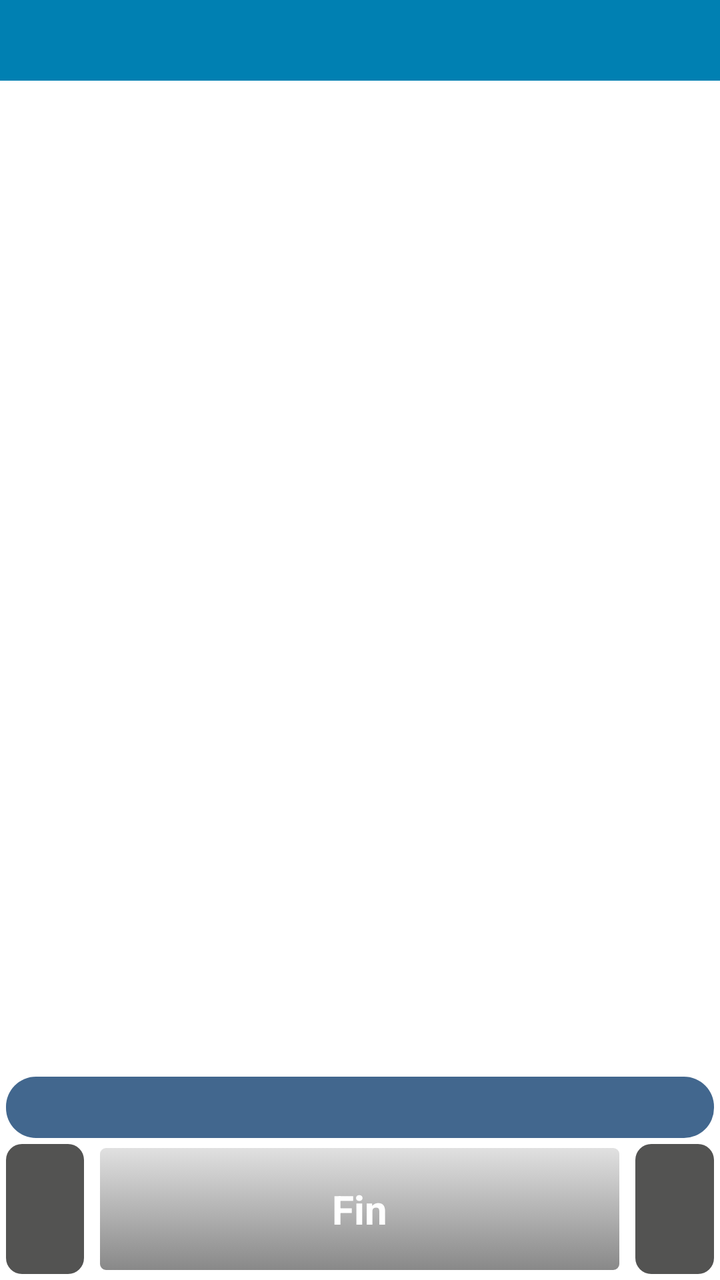
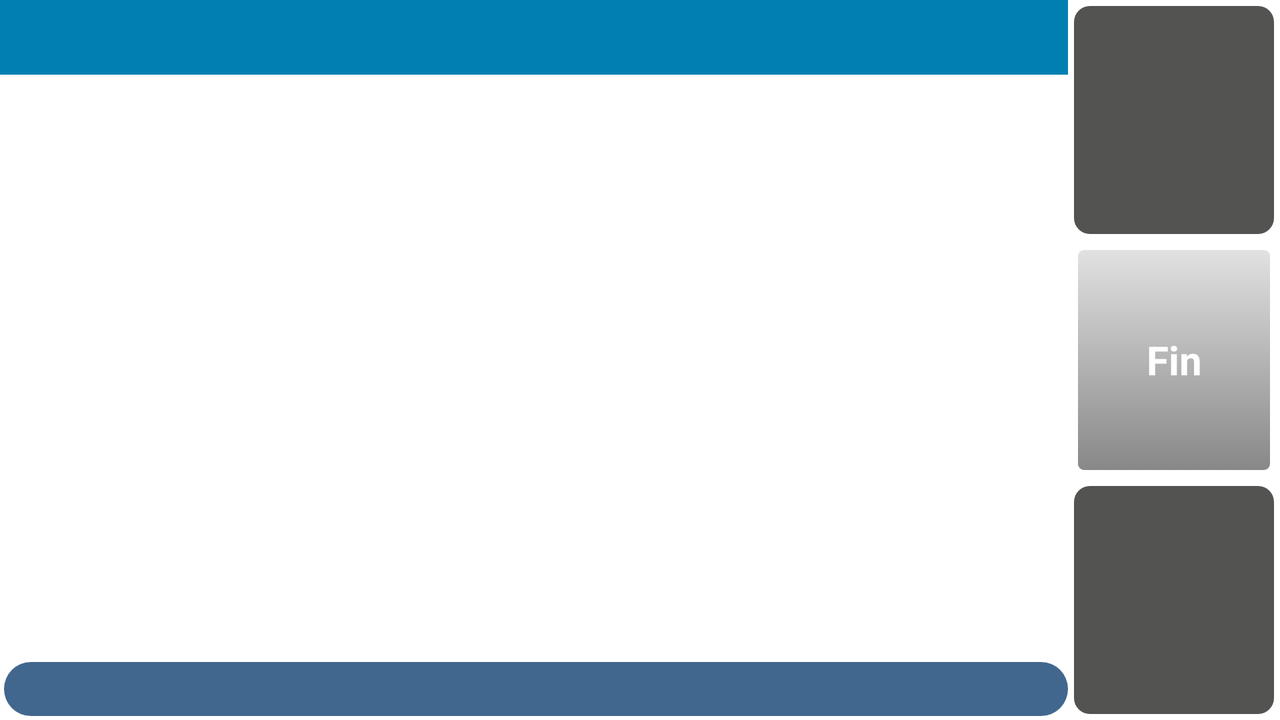

The same Android screen from two of the app's own layout files: first res/layout/ as a phone draws it, then the repository's variant for another configuration, drawn on a device whose configuration selects that folder. Both files follow.
<!-- AndroidManifest.xml: application theme AppTheme -->
<!-- res/layout/ruta.xml -->
<RelativeLayout xmlns:android="http://schemas.android.com/apk/res/android"
    android:layout_width="fill_parent"
    android:layout_height="fill_parent"
    android:background="@color/blanco" >

    <TextView
        android:id="@+id/textView2"
        android:layout_width="wrap_content"
        android:layout_height="wrap_content"
        android:layout_alignParentLeft="true"
        android:layout_alignParentRight="true"
        android:background="@color/azul_tit_origdest"
        android:gravity="center_horizontal|center_vertical"
        android:textSize="@dimen/textoestasaqui"
        android:textColor="@color/blanco"
        android:textStyle="bold" />

    <TextView
        android:id="@+id/textView5"
        android:layout_width="wrap_content"
        android:layout_height="wrap_content"
        android:layout_above="@+id/textView7"
        android:layout_alignParentLeft="true"
        android:layout_alignParentRight="true"
        android:layout_below="@+id/textView2"
        android:layout_marginLeft="7dp"
        android:layout_marginRight="7dp"
		android:scrollbars = "vertical"
        android:background="@color/blanco"
        android:gravity="center_horizontal|center_vertical"
        android:text=""
        android:textSize="@dimen/textoruta"
        android:textStyle="bold" />

    <LinearLayout
        android:id="@+id/linearLayout1"
        android:layout_width="wrap_content"
        android:layout_height="wrap_content"
        android:layout_alignParentBottom="true"
        android:layout_alignParentLeft="true"
        android:layout_alignParentRight="true"
        android:gravity="center_horizontal|center_vertical" >

        <Button
            android:id="@+id/button3"
            android:layout_width="wrap_content"
            android:layout_height="@dimen/alturaboton"
            android:layout_marginBottom="3dp"
            android:layout_marginLeft="3dp"
            android:layout_marginRight="3dp"
            android:layout_marginTop="3dp"
            android:layout_weight="0.10"
            android:background="@drawable/miboton"
            android:drawableStart="@drawable/dback"
            android:textColor="@color/blanco"
            android:textSize="@dimen/textoescaneoqr"
            android:textStyle="bold" />

        <Button
            android:id="@+id/button1"
            android:layout_width="wrap_content"
            android:layout_height="@dimen/alturaboton"
            android:layout_marginBottom="3dp"
            android:layout_marginLeft="3dp"
            android:layout_marginRight="3dp"
            android:layout_marginTop="3dp"
            android:layout_weight="0.80"
            android:background="@drawable/miboton2"
            android:text="@string/fin"
            android:textColor="@color/blanco"
            android:textSize="@dimen/textoescaneoqr"
            android:textStyle="bold" />

        <Button
            android:id="@+id/button2"
            android:layout_width="wrap_content"
            android:layout_height="@dimen/alturaboton"
            android:layout_marginBottom="3dp"
            android:layout_marginLeft="3dp"
            android:layout_marginRight="3dp"
            android:layout_marginTop="3dp"
            android:layout_weight="0.10"
            android:background="@drawable/miboton"
            android:drawableEnd="@drawable/dforward"
            android:textColor="@color/blanco"
            android:textSize="@dimen/textoescaneoqr"
            android:textStyle="bold" />

    </LinearLayout>

    <TextView
        android:id="@+id/textView7"
        android:layout_width="wrap_content"
        android:layout_height="wrap_content"
        android:layout_above="@+id/linearLayout1"
        android:layout_alignParentLeft="true"
        android:layout_alignParentRight="true"
        android:gravity="center_horizontal|center_vertical" 
        android:textSize="@dimen/textoruta"
        android:layout_marginLeft="3dp"
        android:layout_marginRight="3dp"
        style="@style/titulo_principal"
        android:textColor="@color/blanco"/>

</RelativeLayout>
<!-- resources referenced by this layout -->
<resources>
  <color name="azul_tit_origdest">#0080B2</color>
  <color name="blanco">#FFFFFF</color>
  <dimen name="alturaboton">65dp</dimen>
  <dimen name="textoescaneoqr">20sp</dimen>
  <dimen name="textoestasaqui">30sp</dimen>
  <dimen name="textoruta">23sp</dimen>
  <!-- drawable miboton (drawable-mdpi) -->
  <?xml version="1.0" encoding="utf-8"?>
  <selector xmlns:android="http://schemas.android.com/apk/res/android">
    <item
      android:state_pressed="true"
      android:drawable="@drawable/btn_pressed" />
    <item
      android:state_pressed="false"
      android:drawable="@drawable/btn_normal" />
  </selector>
  <!-- drawable miboton2 (drawable-mdpi) -->
  <?xml version="1.0" encoding="utf-8"?>
  <selector xmlns:android="http://schemas.android.com/apk/res/android">
    <item
      android:state_pressed="true"
      android:drawable="@drawable/btn_pressed2" />
    <item
      android:state_pressed="false"
      android:drawable="@drawable/btn_normal2" />
  </selector>
  <string name="fin">Fin</string>
  <style name="titulo_principal">
          <item name="android:background">@drawable/tituloprincipal</item>
      </style>
  <!-- from res/values-v14/ -->
  <style name="AppTheme" parent="android:Theme.Light.NoTitleBar">
          
      </style>
  <!-- drawable btn_pressed (drawable-mdpi) -->
  <shape xmlns:android="http://schemas.android.com/apk/res/android"
  	android:shape="rectangle">
  	<corners
      	android:radius="8dp" />
  	<gradient
  	    android:angle="270"
  	    android:startColor="@color/naranja_focus"
  	    android:endColor="@color/naranja_focus" />
  	<padding
  	    android:left="5dp"
  	    android:right="5dp"
  	    />
  </shape>
  <!-- drawable btn_normal (drawable-mdpi) -->
  <shape xmlns:android="http://schemas.android.com/apk/res/android"
  	android:shape="rectangle">
  	<corners
      	android:radius="8dp" />
  	<gradient
  	    android:angle="270"
  	    android:startColor="@color/grisoscuro"
  	    android:endColor="@color/grisoscuro" />
  	<padding
  	    android:left="5dp"
  	    android:right="5dp"
  	    />
  </shape>
  <!-- drawable btn_pressed2 (drawable-mdpi) -->
  <shape xmlns:android="http://schemas.android.com/apk/res/android"
  	android:shape="rectangle">
  	
      
  	    <gradient android:angle="270" android:endColor="#E3E3E3" android:startColor="#878787" />
  
          <stroke android:width="5dp" android:color="@color/naranja_focus"/>
  
          <corners android:radius="4dp" />
  
          <padding android:bottom="2dp" android:left="2dp" android:right="2dp" android:top="2dp" />
  	
  	
  </shape>
  <!-- drawable btn_normal2 (drawable-mdpi) -->
  <shape xmlns:android="http://schemas.android.com/apk/res/android"
  	android:shape="rectangle">
  	
  	    
  	    <gradient android:angle="270" android:endColor="#878787" android:startColor="#E2E2E2" />
  
          <stroke android:width="2dp" android:color="#FFFFFF" />
  
          <corners android:radius="4dp" />
  
          <padding android:bottom="2dp" android:left="2dp" android:right="2dp" android:top="2dp" />
  </shape>
  <!-- drawable tituloprincipal (drawable-mdpi) -->
  <shape xmlns:android="http://schemas.android.com/apk/res/android"
  	android:shape="rectangle">
  	<corners
      	android:radius="15dp" />
  	<gradient
  	    android:angle="270"
  	    android:startColor="@color/azul_tit_estasen"
  	    android:endColor="@color/azul_tit_estasen"
  	    android:type="linear" />
  	<padding
  	    android:left="5dp"
  	    android:right="5dp"
  	    />
  </shape>
  <color name="naranja_focus">#F5821F</color>
  <color name="grisoscuro">#535352</color>
  <color name="azul_tit_estasen">#42678E</color>
</resources>
<!-- res/layout-land/ruta.xml (the repository's variant of the layout above) -->
<!-- drawn on the phone turned sideways -->
<RelativeLayout xmlns:android="http://schemas.android.com/apk/res/android"
    android:layout_width="fill_parent"
    android:layout_height="fill_parent"
    android:background="@color/blanco" >

    <TextView
        android:id="@+id/textView5"
        android:layout_width="wrap_content"
        android:layout_height="wrap_content"
        android:layout_above="@+id/textView7"
        android:layout_alignParentLeft="true"
        android:layout_below="@+id/textView2"
        android:layout_marginLeft="7dp"
        android:layout_toLeftOf="@+id/linearLayout1"
        android:background="@color/blanco"
        android:gravity="center_horizontal|center_vertical"
        android:scrollbars="vertical"
        android:text=""
        android:textSize="@dimen/textorutahorizontal"
        android:textStyle="bold" />

    <TextView
        android:id="@+id/textView7"
        style="@style/titulo_principal"
        android:layout_width="wrap_content"
        android:layout_height="wrap_content"
        android:layout_alignParentBottom="true"
        android:layout_alignParentLeft="true"
        android:layout_alignRight="@+id/textView5"
        android:layout_marginBottom="2dp"
        android:layout_marginLeft="2dp"
        android:gravity="center_horizontal|center_vertical"
        android:textColor="@color/blanco"
        android:textSize="@dimen/textorutahorizontal" />

    <LinearLayout
        android:id="@+id/linearLayout1"
        android:layout_width="wrap_content"
        android:layout_height="wrap_content"
        android:layout_alignParentBottom="true"
        android:layout_alignParentRight="true"
        android:layout_alignParentTop="true"
        android:gravity="center_horizontal|center_vertical"
        android:orientation="vertical" >

        <Button
            android:id="@+id/button3"
            android:layout_width="@dimen/anchurabotonhorizontal"
            android:layout_height="@dimen/alturaboton"
            android:layout_marginBottom="3dp"
            android:layout_marginLeft="3dp"
            android:layout_marginRight="3dp"
            android:layout_marginTop="3dp"
            android:layout_weight="0.33"
            android:background="@drawable/miboton"
            android:drawableStart="@drawable/dback"
            android:textColor="@color/blanco"
            android:textSize="@dimen/textoescaneoqr"
            android:textStyle="bold" />

        <Button
            android:id="@+id/button1"
            android:layout_width="@dimen/anchurabotonhorizontal"
            android:layout_height="@dimen/alturaboton"
            android:layout_marginBottom="3dp"
            android:layout_marginLeft="3dp"
            android:layout_marginRight="3dp"
            android:layout_marginTop="3dp"
            android:layout_weight="0.33"
            android:background="@drawable/miboton2"
            android:text="@string/fin"
            android:textColor="@color/blanco"
            android:textSize="@dimen/textoescaneoqr"
            android:textStyle="bold" />

        <Button
            android:id="@+id/button2"
            android:layout_width="@dimen/anchurabotonhorizontal"
            android:layout_height="@dimen/alturaboton"
            android:layout_marginBottom="3dp"
            android:layout_marginLeft="3dp"
            android:layout_marginRight="3dp"
            android:layout_marginTop="3dp"
            android:layout_weight="0.33"
            android:background="@drawable/miboton"
            android:drawableEnd="@drawable/dforward"
            android:textColor="@color/blanco"
            android:textSize="@dimen/textoescaneoqr"
            android:textStyle="bold" />
    </LinearLayout>

    <TextView
        android:id="@+id/textView2"
        android:layout_width="wrap_content"
        android:layout_height="wrap_content"
        android:layout_alignParentLeft="true"
        android:layout_alignParentTop="true"
        android:layout_alignRight="@+id/textView5"
        android:background="@color/azul_tit_origdest"
        android:gravity="center_horizontal|center_vertical"
        android:textColor="@color/blanco"
        android:textSize="@dimen/textoestasaquihorizontal" />

</RelativeLayout>
<!-- resources referenced by the variant -->
<!-- as the phone turned sideways resolves them -->
<resources>
  <color name="azul_tit_origdest">#0080B2</color>
  <color name="blanco">#FFFFFF</color>
  <dimen name="alturaboton">65dp</dimen>
  <dimen name="anchurabotonhorizontal">100dp</dimen>
  <dimen name="textoescaneoqr">20sp</dimen>
  <dimen name="textoestasaquihorizontal">28sp</dimen>
  <dimen name="textorutahorizontal">20sp</dimen>
  <!-- drawable miboton (drawable-mdpi) -->
  <?xml version="1.0" encoding="utf-8"?>
  <selector xmlns:android="http://schemas.android.com/apk/res/android">
    <item
      android:state_pressed="true"
      android:drawable="@drawable/btn_pressed" />
    <item
      android:state_pressed="false"
      android:drawable="@drawable/btn_normal" />
  </selector>
  <!-- drawable miboton2 (drawable-mdpi) -->
  <?xml version="1.0" encoding="utf-8"?>
  <selector xmlns:android="http://schemas.android.com/apk/res/android">
    <item
      android:state_pressed="true"
      android:drawable="@drawable/btn_pressed2" />
    <item
      android:state_pressed="false"
      android:drawable="@drawable/btn_normal2" />
  </selector>
  <string name="fin">Fin</string>
  <style name="titulo_principal">
          <item name="android:background">@drawable/tituloprincipal</item>
      </style>
  <!-- from res/values-v14/ -->
  <style name="AppTheme" parent="android:Theme.Light.NoTitleBar">
          
      </style>
  <!-- drawable btn_pressed (drawable-mdpi) -->
  <shape xmlns:android="http://schemas.android.com/apk/res/android"
  	android:shape="rectangle">
  	<corners
      	android:radius="8dp" />
  	<gradient
  	    android:angle="270"
  	    android:startColor="@color/naranja_focus"
  	    android:endColor="@color/naranja_focus" />
  	<padding
  	    android:left="5dp"
  	    android:right="5dp"
  	    />
  </shape>
  <!-- drawable btn_normal (drawable-mdpi) -->
  <shape xmlns:android="http://schemas.android.com/apk/res/android"
  	android:shape="rectangle">
  	<corners
      	android:radius="8dp" />
  	<gradient
  	    android:angle="270"
  	    android:startColor="@color/grisoscuro"
  	    android:endColor="@color/grisoscuro" />
  	<padding
  	    android:left="5dp"
  	    android:right="5dp"
  	    />
  </shape>
  <!-- drawable btn_pressed2 (drawable-mdpi) -->
  <shape xmlns:android="http://schemas.android.com/apk/res/android"
  	android:shape="rectangle">
  	
      
  	    <gradient android:angle="270" android:endColor="#E3E3E3" android:startColor="#878787" />
  
          <stroke android:width="5dp" android:color="@color/naranja_focus"/>
  
          <corners android:radius="4dp" />
  
          <padding android:bottom="2dp" android:left="2dp" android:right="2dp" android:top="2dp" />
  	
  	
  </shape>
  <!-- drawable btn_normal2 (drawable-mdpi) -->
  <shape xmlns:android="http://schemas.android.com/apk/res/android"
  	android:shape="rectangle">
  	
  	    
  	    <gradient android:angle="270" android:endColor="#878787" android:startColor="#E2E2E2" />
  
          <stroke android:width="2dp" android:color="#FFFFFF" />
  
          <corners android:radius="4dp" />
  
          <padding android:bottom="2dp" android:left="2dp" android:right="2dp" android:top="2dp" />
  </shape>
  <!-- drawable tituloprincipal (drawable-mdpi) -->
  <shape xmlns:android="http://schemas.android.com/apk/res/android"
  	android:shape="rectangle">
  	<corners
      	android:radius="15dp" />
  	<gradient
  	    android:angle="270"
  	    android:startColor="@color/azul_tit_estasen"
  	    android:endColor="@color/azul_tit_estasen"
  	    android:type="linear" />
  	<padding
  	    android:left="5dp"
  	    android:right="5dp"
  	    />
  </shape>
  <color name="naranja_focus">#F5821F</color>
  <color name="grisoscuro">#535352</color>
  <color name="azul_tit_estasen">#42678E</color>
</resources>
